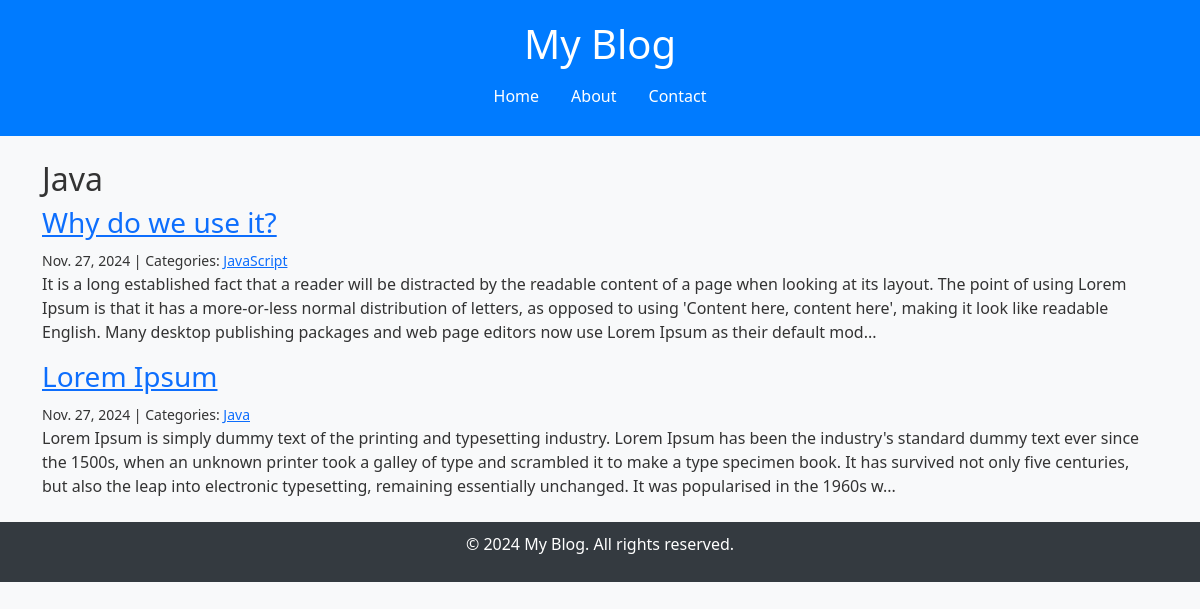
Page /category/Java/ on the committed database.
### blog/models.py (models this page shows, shortened)
class Category(models.Model):
    name = models.CharField(max_length=30)
    class Meta:
        verbose_name_plural = "categories"

class Post(models.Model):
    title = models.CharField(max_length=255)
    body = models.TextField()
    created_on = models.DateTimeField(auto_now_add=True)
    last_modified = models.DateTimeField(auto_now=True)
    categories = models.ManyToManyField("Category", related_name="posts")

### blog/views.py (the view)
# urls.py: path("category/<category>/", views.blog_category, name="blog_category"),
def blog_category(request, category):
    posts = Post.objects.filter(
        categories__name__contains=category
    ).order_by("-created_on")
    context = {
        "category": category,
        "posts": posts,
    }
    return render(request, "blog/category.html", context)

### blog/templates/blog/category.html
{% extends "blog/index.html" %}
{% block page_title %}
<h2>{{ category }}</h2>
{% endblock page_title %}

### blog/templates/blog/index.html (shortened to what this page needs)
{% extends "base.html" %}
{% block page_content %}
    {% block posts %}
        {% for post in posts %}
            <h3><a href="{% url 'blog_detail' post.pk %}">{{ post.title }}</a></h3>
            <small>
                {{ post.created_on.date }} | Categories:
                {% for category in post.categories.all %}
                    <a href="{% url 'blog_category' category.name %}">
                        {{ category.name }}
                    </a>
                {% endfor %}
            </small>
            <p>{{ post.body | slice:":400" }}...</p>
        {% endfor %}
    {% endblock posts %}
{% endblock page_content %}

### templates/base.html (shortened to what this page needs)
<!DOCTYPE html>
<html lang="en">
<head>
    <link href="https://cdn.jsdelivr.net/npm/bootstrap@5.3.0-alpha1/dist/css/bootstrap.min.css" rel="stylesheet">
</head>
<body>
    <header class="header text-center">
        <div class="container">
            <h1>My Blog</h1>
            <nav class="nav justify-content-center">
                <a class="nav-link" href="{% url 'blog_index' %}">Home</a>
                <a class="nav-link" href="#">About</a>
                <a class="nav-link" href="#">Contact</a>
            </nav>
        </div>
    </header>
    <div class="container my-4">
        {% block page_title %}{% endblock %}
        {% block page_content %}{% endblock %}
    </div>
    <footer class="footer">
        <div class="container">
            <p>&copy; 2024 My Blog. All rights reserved.</p>
        </div>
    </footer>
</body>
</html>

### templates/base.html (style rules this page uses)
body { background-color: #f8f9fa; color: #333; }
.header { background-color: #007bff; color: white; padding: 20px 0; }
.footer { background-color: #343a40; color: white; padding: 10px 0; text-align: center; }
.nav-link { color: white; }

### rows in the picture
Category: name "Java"
Post: title "Why do we use it?", created_on "Nov. 27, 2024", body "It is a long established fact that a reader will be distracted by the readable content of a page when looking at its layout. The point of using Lorem Ipsum is that it has a more-or-less normal distribution of letters, as opposed to using 'Content here, content here', making it look like readable English. Many desktop publishing packages and web page editors now use Lorem Ipsum as their default mod"
Category: name "JavaScript"
Post: title "Lorem Ipsum", created_on "Nov. 27, 2024", body "Lorem Ipsum is simply dummy text of the printing and typesetting industry. Lorem Ipsum has been the industry's standard dummy text ever since the 1500s, when an unknown printer took a galley of type and scrambled it to make a type specimen book. It has survived not only five centuries, but also the leap into electronic typesetting, remaining essentially unchanged. It was popularised in the 1960s w"
